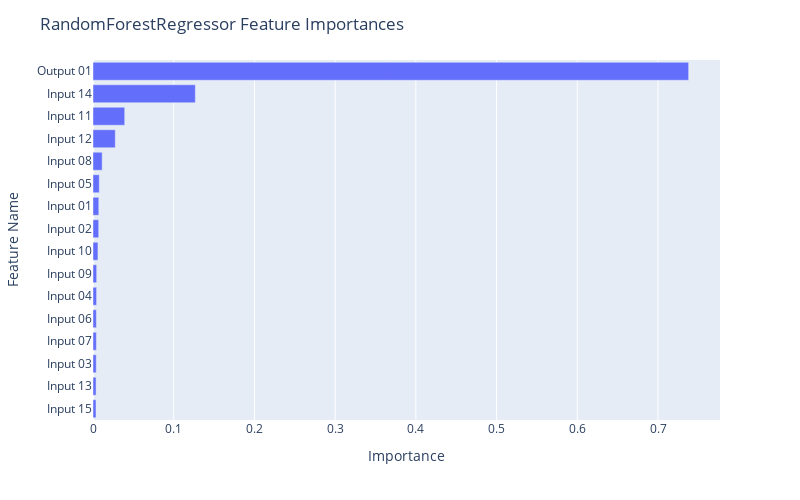

The notebook cell saved with this chart:
### Code cell
fig = px.bar(df_rf, x="Importance", y="Feature Name")

fig.update_layout(
    autosize=False,
    width=800,
    height=500,
    title_text=f"RandomForestRegressor Feature Importances",
    yaxis={'categoryorder':'total ascending'}
)

fig.show()

### Figure 1 — Plotly figure (JSON) as saved in the notebook; plotly's stock layout.template omitted (floating-point values rounded to 4 significant figures)
{"data": [{"alignmentgroup": "True", "hovertemplate": "Importance=%{x}<br>Feature Name=%{y}<extra></extra>", "legendgroup": "", "marker": {"color": "#636efa", "pattern": {"shape": ""}}, "name": "", "offsetgroup": "", "orientation": "h", "showlegend": false, "textposition": "auto", "type": "bar", "x": [0.738, 0.1268, 0.0393, 0.02759, 0.01137, 0.007746, 0.007172, 0.007056, 0.006137, 0.00455, 0.004425, 0.004182, 0.004161, 0.004027, 0.003815, 0.003731], "xaxis": "x", "y": ["Output 01", "Input 14", "Input 11", "Input 12", "Input 08", "Input 05", "Input 01", "Input 02", "Input 10", "Input 09", "Input 04", "Input 06", "Input 07", "Input 03", "Input 13", "Input 15"], "yaxis": "y"}], "layout": {"autosize": false, "barmode": "relative", "height": 500, "legend": {"tracegroupgap": 0}, "margin": {"t": 60}, "title": {"text": "RandomForestRegressor Feature Importances"}, "width": 800, "xaxis": {"anchor": "y", "autorange": true, "domain": [0, 1], "range": [0, 0.7768], "title": {"text": "Importance"}, "type": "linear"}, "yaxis": {"anchor": "x", "autorange": true, "categoryorder": "total ascending", "domain": [0, 1], "range": [-0.5, 15.5], "title": {"text": "Feature Name"}, "type": "category"}}}
